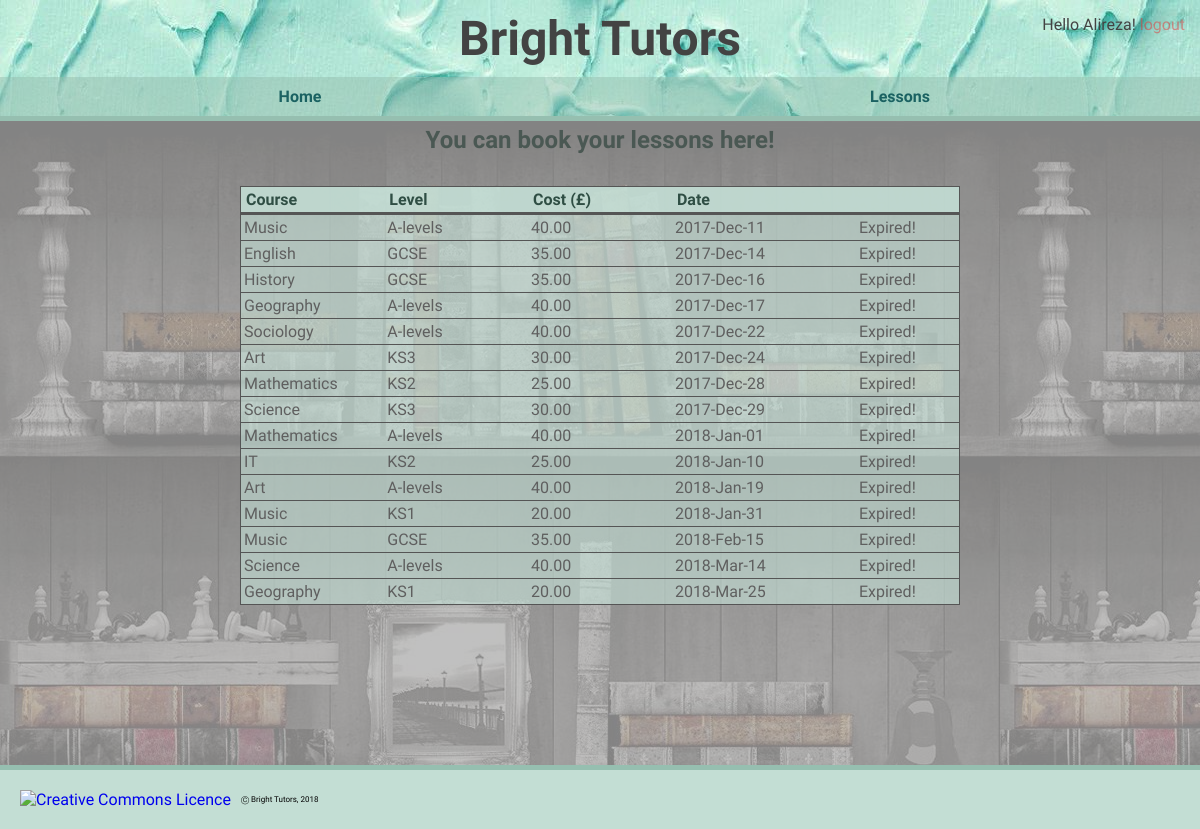
Page /lessons.php (signed in) on the committed database.
### tables this page shows
CREATE TABLE `sessions` (
  `id` int(10) UNSIGNED NOT NULL,
  `course_id` int(10) UNSIGNED NOT NULL,
  `level` enum('KS1','KS2','KS3','GCSE','A-levels','') NOT NULL,
  `date` date DEFAULT NULL
);

CREATE TABLE `courses` (
  `id` int(10) UNSIGNED NOT NULL,
  `teacher_id` int(10) UNSIGNED NOT NULL,
  `course_name` varchar(32) NOT NULL
);

CREATE TABLE `cost` (
  `level` enum('KS1','KS2','KS3','GCSE','A-levels','') NOT NULL,
  `cost` decimal(5,2) UNSIGNED NOT NULL
);

### includes/functions.php (the view, shortened to what this page needs)
<?php
    function fetch_session_info() {
        global $connection;
        $query  = "SELECT s.id, co.course_name as course, s.level, c.cost, ";
        $query .= "s.date FROM sessions s JOIN courses co ";
        $query .= "ON co.id = s.course_id JOIN cost c ON ";
        $query .= "s.level = c.level ORDER BY s.date ASC";
        $session_info = mysqli_query($connection, $query);
        return $session_info;
    }
    function print_sessions_table_headings(){
        $session_array = mysqli_fetch_assoc(fetch_session_info());
        $output  = "<tr>";
        foreach($session_array as $field => $data){
            if ($field == "id") {
                        continue;
            }
            if ($field == "cost"){
                $output .= "<th>Cost (&pound;)</th>";
            } else {
                $output .= "<th>" . fieldname_as_text($field) . "</th>";
            }
        }
        $output .= "<th></th>";
        $output .= "</tr>\n";
        echo $output;
    }
    function print_sessions_table_info() {
        $session_set = fetch_session_info();
        while($session = mysqli_fetch_assoc($session_set)){
            $output  = "<tr>";
                foreach($session as $field => $data){
                    if ($field == "id") {
                        continue;
                    }
                    if($field == "date"){
                    $output .= "<td>" . date_format(date_create($data), "Y-M-d") . "</td>";
                    } else {
                    $output .= "<td>" . $data . "</td>";
                    }
                }
            $date_diff = (strtotime($session["date"])-(strtotime(date("Y-m-d"))))/86400;
                if ($date_diff > 1) {
                    $output .= "<td id=\"book\"><a href=\"book.php?first_name=" . urlencode($_SESSION["first_name"]) . "&session_id={$session["id"]}\">Book</a></td>";
                } else {
                    $output .= "<td id=\"book\">Expired!</td>";
                }
            $output .= "</tr>\n";
            echo $output;
        }
    }
    function fieldname_as_text($fieldname) {
        $fieldname = str_replace("_", " ", $fieldname);
        $fieldname = ucfirst($fieldname);
        return $fieldname;
    }
    function create_url($path) {
        if(isset($_SESSION["user_id"])){
            $url = $path . '?first_name=' . urlencode($_SESSION["first_name"]);
            return $url;
        } else
            $url = $path;
            return $url;
        }
?>

### includes/header.php (shortened to what this page needs)
<!DOCTYPE HTML>
<html lang="en">
<head>
    <link rel="stylesheet" href="includes/styles.css">
</head>
<body>
    <header>
        <a href= "<?php echo create_url('index.php'); ?>"><h1>Bright Tutors</h1></a>
        <?php
        if(isset($_SESSION["first_name"])) {
            echo "<div id=\"username\">Hello " . "{$_SESSION["first_name"]}" . "! <a href=\"logout.php\" onclick=\"return confirm('Are you sure?')\">logout</a></div>";
        } else {
            echo "<div id=\"username\">Please log in <a href=\"login.php\"> here</a></div>";
        }
        echo "<ul>";
        if(isset($_SESSION["user_id"])) {
            echo "<a href=\"" . create_url('index.php') . "\">
                <li>Home</li>
            </a>
            <a href=\"" . create_url('lessons.php') . "\">
                <li>Lessons</li>
            </a>";
        }
        echo "</ul>";
        ?>
    </header>

### lessons.php (shortened to what this page needs)
<?php require_once("includes/db_connection.php"); ?>
<?php require_once("includes/functions.php"); ?>
<?php include("includes/header.php");?>
<div id="main">
    <div id="container">
        <h2>You can book your lessons here!</h2>
        <div class="page_container">
            <div class="page" id="table">
                <table>
                    <?php
                    print_sessions_table_headings();
                    print_sessions_table_info();
                    ?>
                </table>
            </div>
        </div>
    </div>
</div>
<?php include("includes/footer.php");?>

### includes/footer.php (shortened to what this page needs)
</body>
<footer>
    <a rel="license" href="http://creativecommons.org/licenses/by-nc-nd/4.0/"><img alt="Creative Commons Licence" style="border-width:0" src="https://i.creativecommons.org/l/by-nc-nd/4.0/88x31.png" /></a><p><span>&#9400;</span> Bright Tutors, <?php echo date("Y"); ?></p>
</footer>
</html>

### includes/styles.css (style rules this page uses)
html { height: 100%; min-height: 800px; width: 100%; min-width: 1200px; font-size: 1em; }
body { display: block; height: 100%; width: 100%; margin: 0; padding: 0; border: 0; background: rgba(255, 255, 255, 0.44); font-family: 'Adamina', serif; }
header { height: auto; width: 100%; margin: 0; padding: 0; text-align: center; background: url("header.jpeg"); position: relative; }
header h1 { padding: 10px; margin: 0; font-size: 3em; color: rgb(67, 67, 67); }
header a { text-decoration: none; }
header ul { display: table; font-size: 1em; table-layout: fixed; width: 100%; list-style: none; list-style-type: none; padding: 0; margin: 0 0 0 0; border-bottom: solid 5px rgb(150, 191, 176); }
header ul a { text-decoration: none; font-weight: bold; color: rgb(27, 98, 98); display: table-cell; padding: 10px 0; margin: 10px; background: rgba(150, 191, 176, 0.5); transition: background 0.3s; -webkit-transition: background .3s; -moz-transition: background .3s; }
#username { position: absolute; margin: 15px; text-align: right; top: 0; right: 0; color: rgb(67, 67, 67); }
#username a, #lesson_info a { color: rgba(230, 53, 53, 0.5); text-decoration: none; transition: color 0.3s; -webkit-transition: color .3s; -moz-transition: color .3s; }
#main { padding: 0; height: calc(100% - 125px); background: url("background.jpeg"); z-index: -1; }
#container { height: 100%; width: 100%; background: rgba(173, 173, 173, 0.76); }
.page_container { display: flex; height: inherit; }
h2 { text-align: center; padding: 5px 0 0 0; margin: 0; color: rgb(74, 88, 83) }
.page { margin: 2em auto; height: 80%; min-height: 540px; width: 30%; min-width: 450px; display: inline; float: left; }
#table { width: 60%; }
table { text-align: left; width: 100%; height 100%; border: 1.5px solid rgb(85, 85, 85); border-collapse: collapse; background: rgba(195, 222, 212, 0.63); vertical-align: middle; }
th { height: auto; padding: 3px 5px; color: rgb(47, 78, 68); width: 20%; border-bottom: solid rgb(85, 85, 85); background: rgba(195, 222, 212, 0.75); }
td { padding: 3px; border-bottom: 1px solid rgb(85, 85, 85); color: rgb(95, 95, 95); height: auto; }
#book { text-align: center; }
footer { position: fixed; display: block; width: 100%; bottom: 0; padding: 10px; bottom: 0; clear: both; background: rgb(195, 222, 212); vertical-align: top; font-family: 'Adamina', serif; border-top: solid 5px rgb(150, 191, 176); }
footer a { text-decoration: none; display: inline-block; vertical-align: middle; }
footer img { margin: 10px; display: inline-block; vertical-align: middle; }
footer p { display: inline-block; vertical-align: middle; font-size: 8px; }

### rows in the picture
sessions: course.course_name "Music", level "A-levels", level.cost "40.00", date "2017-Dec-11", shows "Expired!"
sessions: course.course_name "English", level "GCSE", level.cost "35.00", date "2017-Dec-14", shows "Expired!"
sessions: course.course_name "History", level "GCSE", level.cost "35.00", date "2017-Dec-16", shows "Expired!"
sessions: course.course_name "Geography", level "A-levels", level.cost "40.00", date "2017-Dec-17", shows "Expired!"
sessions: course.course_name "Sociology", level "A-levels", level.cost "40.00", date "2017-Dec-22", shows "Expired!"
sessions: course.course_name "Art", level "KS3", level.cost "30.00", date "2017-Dec-24", shows "Expired!"
sessions: course.course_name "Mathematics", level "KS2", level.cost "25.00", date "2017-Dec-28", shows "Expired!"
sessions: course.course_name "Science", level "KS3", level.cost "30.00", date "2017-Dec-29", shows "Expired!"
sessions: course.course_name "Mathematics", level "A-levels", level.cost "40.00", date "2018-Jan-01", shows "Expired!"
sessions: course.course_name "IT", level "KS2", level.cost "25.00", date "2018-Jan-10", shows "Expired!"
sessions: course.course_name "Art", level "A-levels", level.cost "40.00", date "2018-Jan-19", shows "Expired!"
sessions: course.course_name "Music", level "KS1", level.cost "20.00", date "2018-Jan-31", shows "Expired!"
sessions: course.course_name "Music", level "GCSE", level.cost "35.00", date "2018-Feb-15", shows "Expired!"
sessions: course.course_name "Science", level "A-levels", level.cost "40.00", date "2018-Mar-14", shows "Expired!"
sessions: course.course_name "Geography", level "KS1", level.cost "20.00", date "2018-Mar-25", shows "Expired!"

### other values in the picture
$_SESSION["first_name"] "Alireza"
fieldname_as_text($field) "Course"
fieldname_as_text($field) "Level"
fieldname_as_text($field) "Date"
